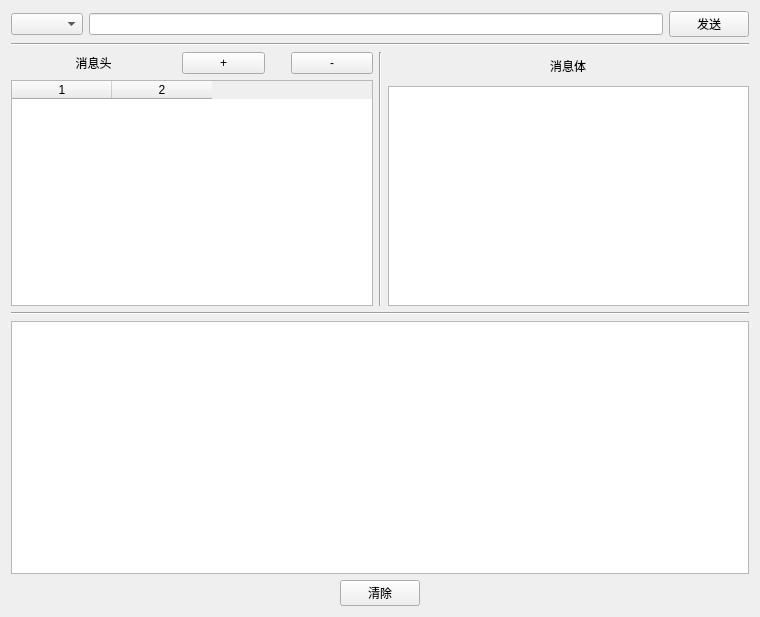
<?xml version="1.0" encoding="UTF-8"?>
<ui version="4.0">
 <class>main</class>
 <widget class="QWidget" name="main">
  <property name="geometry">
   <rect>
    <x>0</x>
    <y>0</y>
    <width>760</width>
    <height>617</height>
   </rect>
  </property>
  <property name="windowTitle">
   <string>HTTP 接口测试</string>
  </property>
  <property name="styleSheet">
   <string notr="true">QPushButton:hover { 
    color: red ;
	font: italic 16pt &quot;Noto Sans&quot;;
}</string>
  </property>
  <layout class="QVBoxLayout" name="verticalLayout_3">
   <item>
    <layout class="QHBoxLayout" name="horizontalLayout">
     <item>
      <widget class="QComboBox" name="comboBox_type">
       <property name="currentText">
        <string/>
       </property>
      </widget>
     </item>
     <item>
      <widget class="QLineEdit" name="lineEdit"/>
     </item>
     <item>
      <widget class="QPushButton" name="pushButton_Send">
       <property name="text">
        <string>发送</string>
       </property>
      </widget>
     </item>
    </layout>
   </item>
   <item>
    <widget class="Line" name="line">
     <property name="orientation">
      <enum>Qt::Horizontal</enum>
     </property>
    </widget>
   </item>
   <item>
    <layout class="QHBoxLayout" name="horizontalLayout_3">
     <item>
      <layout class="QVBoxLayout" name="verticalLayout">
       <item>
        <layout class="QHBoxLayout" name="horizontalLayout_2">
         <item>
          <widget class="QLabel" name="label">
           <property name="sizePolicy">
            <sizepolicy hsizetype="Preferred" vsizetype="Preferred">
             <horstretch>2</horstretch>
             <verstretch>0</verstretch>
            </sizepolicy>
           </property>
           <property name="text">
            <string>消息头</string>
           </property>
           <property name="alignment">
            <set>Qt::AlignCenter</set>
           </property>
          </widget>
         </item>
         <item>
          <widget class="QPushButton" name="pushButton_Add_head">
           <property name="sizePolicy">
            <sizepolicy hsizetype="Minimum" vsizetype="Fixed">
             <horstretch>1</horstretch>
             <verstretch>0</verstretch>
            </sizepolicy>
           </property>
           <property name="text">
            <string>+</string>
           </property>
          </widget>
         </item>
         <item>
          <spacer name="horizontalSpacer">
           <property name="orientation">
            <enum>Qt::Horizontal</enum>
           </property>
           <property name="sizeHint" stdset="0">
            <size>
             <width>20</width>
             <height>20</height>
            </size>
           </property>
          </spacer>
         </item>
         <item>
          <widget class="QPushButton" name="pushButton_Delete_head">
           <property name="sizePolicy">
            <sizepolicy hsizetype="Minimum" vsizetype="Fixed">
             <horstretch>1</horstretch>
             <verstretch>0</verstretch>
            </sizepolicy>
           </property>
           <property name="text">
            <string>-</string>
           </property>
          </widget>
         </item>
        </layout>
       </item>
       <item>
        <widget class="QTableWidget" name="headerstable">
         <property name="rowCount">
          <number>0</number>
         </property>
         <property name="columnCount">
          <number>2</number>
         </property>
         <column/>
         <column/>
        </widget>
       </item>
      </layout>
     </item>
     <item>
      <widget class="Line" name="line_2">
       <property name="orientation">
        <enum>Qt::Vertical</enum>
       </property>
      </widget>
     </item>
     <item>
      <layout class="QVBoxLayout" name="verticalLayout_2">
       <item>
        <layout class="QHBoxLayout" name="horizontalLayout_5">
         <property name="sizeConstraint">
          <enum>QLayout::SetDefaultConstraint</enum>
         </property>
         <property name="topMargin">
          <number>5</number>
         </property>
         <property name="rightMargin">
          <number>0</number>
         </property>
         <property name="bottomMargin">
          <number>5</number>
         </property>
         <item>
          <widget class="QLabel" name="label_2">
           <property name="sizePolicy">
            <sizepolicy hsizetype="Fixed" vsizetype="Preferred">
             <horstretch>0</horstretch>
             <verstretch>0</verstretch>
            </sizepolicy>
           </property>
           <property name="text">
            <string>消息体</string>
           </property>
          </widget>
         </item>
        </layout>
       </item>
       <item>
        <widget class="QTextEdit" name="textEdit"/>
       </item>
      </layout>
     </item>
    </layout>
   </item>
   <item>
    <widget class="Line" name="line_3">
     <property name="orientation">
      <enum>Qt::Horizontal</enum>
     </property>
    </widget>
   </item>
   <item>
    <widget class="QTextBrowser" name="textBrowser_info">
     <property name="layoutDirection">
      <enum>Qt::LeftToRight</enum>
     </property>
    </widget>
   </item>
   <item>
    <layout class="QHBoxLayout" name="horizontalLayout_4">
     <item>
      <widget class="QPushButton" name="pushButton_Clear">
       <property name="sizePolicy">
        <sizepolicy hsizetype="Fixed" vsizetype="Fixed">
         <horstretch>0</horstretch>
         <verstretch>0</verstretch>
        </sizepolicy>
       </property>
       <property name="text">
        <string>清除</string>
       </property>
      </widget>
     </item>
    </layout>
   </item>
  </layout>
 </widget>
 <resources/>
 <connections/>
</ui>
